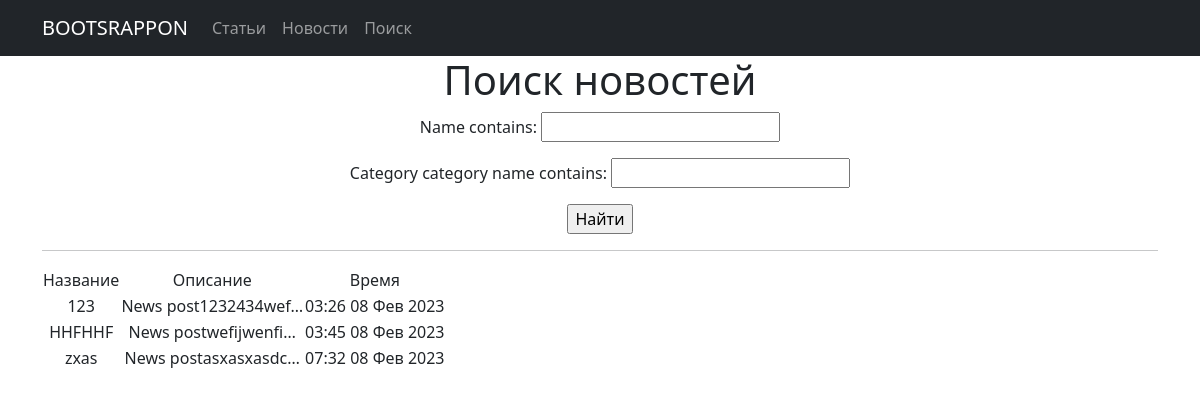
The app's page /news/search/ with its own data.
### simpleapp/models.py (models this page shows, shortened)
class News(models.Model):
    date = models.DateTimeField(default=datetime.now)
    name = models.CharField(max_length=50,unique=True)
    description = models.TextField(default = "News post")
    category = models.ForeignKey(
        to='Category',
        on_delete=models.CASCADE,
        related_name='news',  # все продукты в категории будут доступны через поле products
    )

### simpleapp/views.py (the view)
# urls.py: path('news/search/', NewsSearch.as_view(), name='news_search'),
class NewsSearch(ListView):
    model = News
    template_name = 'news_search.html'
    ordering = 'name'
    context_object_name = 'news'
    def get_queryset(self):
        queryset = super().get_queryset()
        self.filterset = NewsFilter(self.request.GET, queryset)
        return self.filterset.qs
    def get_context_data(self, **kwargs):
        context = super().get_context_data(**kwargs)
        context['filterset'] = self.filterset
        return context

### simpleapp/templatetags/custom_filters.py (called while the page is built)
@register.filter()
def censor(value):
    try:
        if "редиска" in value:
            value = value.replace('редиска', 'р******')
            return value
        else:
            return value
    except:
        raise TypeError("Функция принимает только строки")

### simpleapp/templates/news_search.html (shortened to what this page needs)
{% extends 'flatpages/default.html' %}
{% load custom_filters %}
{% load custom_tags %}
{% block content %}
   <h1>Поиск новостей</h1>
   <form action="" method="get">
       {{ filterset.form.as_p }}
       <input type="submit" value="Найти" />
   </form>
   <hr>
   {% if news %}
       <table>
           <tr>
               <td>Название</td>
               <td>Описание</td>
               <td>Время</td>
           </tr>
           {% for post in news %}
           <tr>
               <td>{{ post.name }}</td>
               <td>{{ post.description|censor|truncatechars:20 }}</td>
               <td>{{ post.date|date:'h:s d M Y' }}</td>
           </tr>
           {% endfor %}
       </table>
   {% else %}
       <h2>Таких новостей нет!</h2>
   {% endif %}
{% endblock content %}

### records on screen
News: name "123", description|censor "News post1232434wef…", date "03:26 08 Фев 2023"
News: name "HHFHHF", description|censor "News postwefijwenfi…", date "03:45 08 Фев 2023"
News: name "zxas", description|censor "News postasxasxasdc…", date "07:32 08 Фев 2023"
